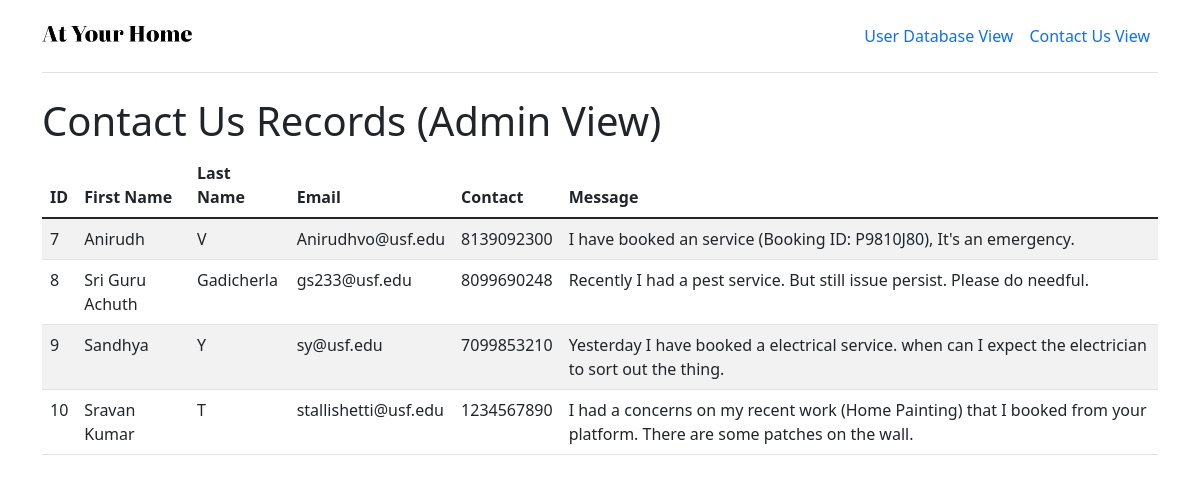
/viewrec_contact, run on an earlier commit of the app's database.
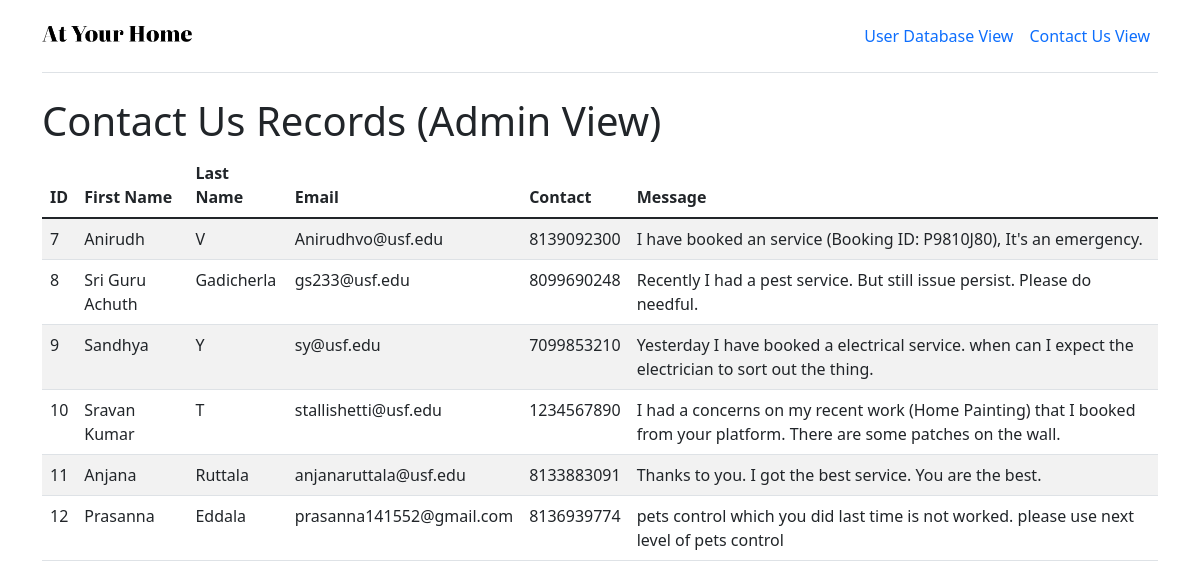
And on a later commit of the database.
### tables this page shows
CREATE TABLE contacts (
        id INTEGER PRIMARY KEY AUTOINCREMENT,
        first_name TEXT NOT NULL,
        last_name TEXT NOT NULL,
        email TEXT NOT NULL,
        contact_number TEXT NOT NULL,
        message TEXT NOT NULL
    );

### app.py (the view)
@app.route('/viewrec_contact', methods=['GET'])
def viewrec_contact():
    try:
        conn = sqlite3.connect('database.db')
        cur = conn.cursor()
        cur.execute('SELECT * FROM contacts')
        rows = cur.fetchall()
        conn.close()
        return render_template('viewrec_contact.html', rows=rows)
    except Exception as e:
        msg = "Internal Server Error : " + str(e)
        return render_template('viewrec-error.html', msg=msg)

### templates/viewrec_contact.html (shortened to what this page needs)
<!DOCTYPE html>
<html>
  <head>
    <link href="https://cdn.jsdelivr.net/npm/bootstrap@5.1.3/dist/css/bootstrap.min.css" rel="stylesheet">
    <link rel="stylesheet" href="https://cdnjs.cloudflare.com/ajax/libs/font-awesome/4.7.0/css/font-awesome.min.css" />
    <link href="https://static.rocketshop.in/css/style-seller.css" rel="stylesheet" />
    <link rel="stylesheet" href="https://code.ionicframework.com/ionicons/2.0.1/css/ionicons.min.css" />
    <link rel="stylesheet" href="https://cdnjs.cloudflare.com/ajax/libs/animate.css/4.1.1/animate.min.css" />
    <link rel="stylesheet" href="https://cdnjs.cloudflare.com/ajax/libs/OwlCarousel2/2.3.4/assets/owl.carousel.min.css">
  </head>
  <body>
    <div class="container">
      <header class="d-flex flex-wrap align-items-center justify-content-center justify-content-md-between py-3 mb-4 border-bottom">
        <div class="col-md-3 mb-2 mb-md-0">
          <a href="/" class="d-inline-flex link-body-emphasis text-decoration-none">
          <img src="{{ url_for('static', filename='img/logo.png') }}" width="150">
          </a>
        </div>
        <ul class="nav col-12 col-md-auto mb-2 justify-content-center mb-md-0">
          <li><a href="/viewrec" class="nav-link px-2">User Database View</a></li>
          <li><a href="/viewrec_contact" class="nav-link px-2">Contact Us View</a></li>
        </ul>
      </header>
    </div>
    <div class="container">
      <h1>Contact Us Records (Admin View)</h1>
      <table class="table table-striped">
        <thead>
          <tr>
            <th>ID</th>
            <th>First Name</th>
            <th>Last Name</th>
            <th>Email</th>
            <th>Contact</th>
            <th>Message</th>
          </tr>
        </thead>
        <tbody>
          {% for row in rows %}
          <tr>
            <td>{{ row[0] }}</td>
            <td>{{ row[1] }}</td>
            <td>{{ row[2] }}</td>
            <td>{{ row[3] }}</td>
            <td>{{ row[4] }}</td>
            <td>{{ row[5] }}</td>
          </tr>
          {% endfor %}
        </tbody>
      </table>
    </div>
  </body>
  </html>

What changed in the data, as far as the page shows it:
added contacts: id "11", first_name "Anjana", last_name "Ruttala", email "anjanaruttala@usf.edu", contact_number "8133883091", message "Thanks to you. I got the best service. You are the best."
added contacts: id "12", first_name "Prasanna", last_name "Eddala", email "prasanna141552@gmail.com", contact_number "8136939774", message "pets control which you did last time is not worked. please use next level of pets control"
